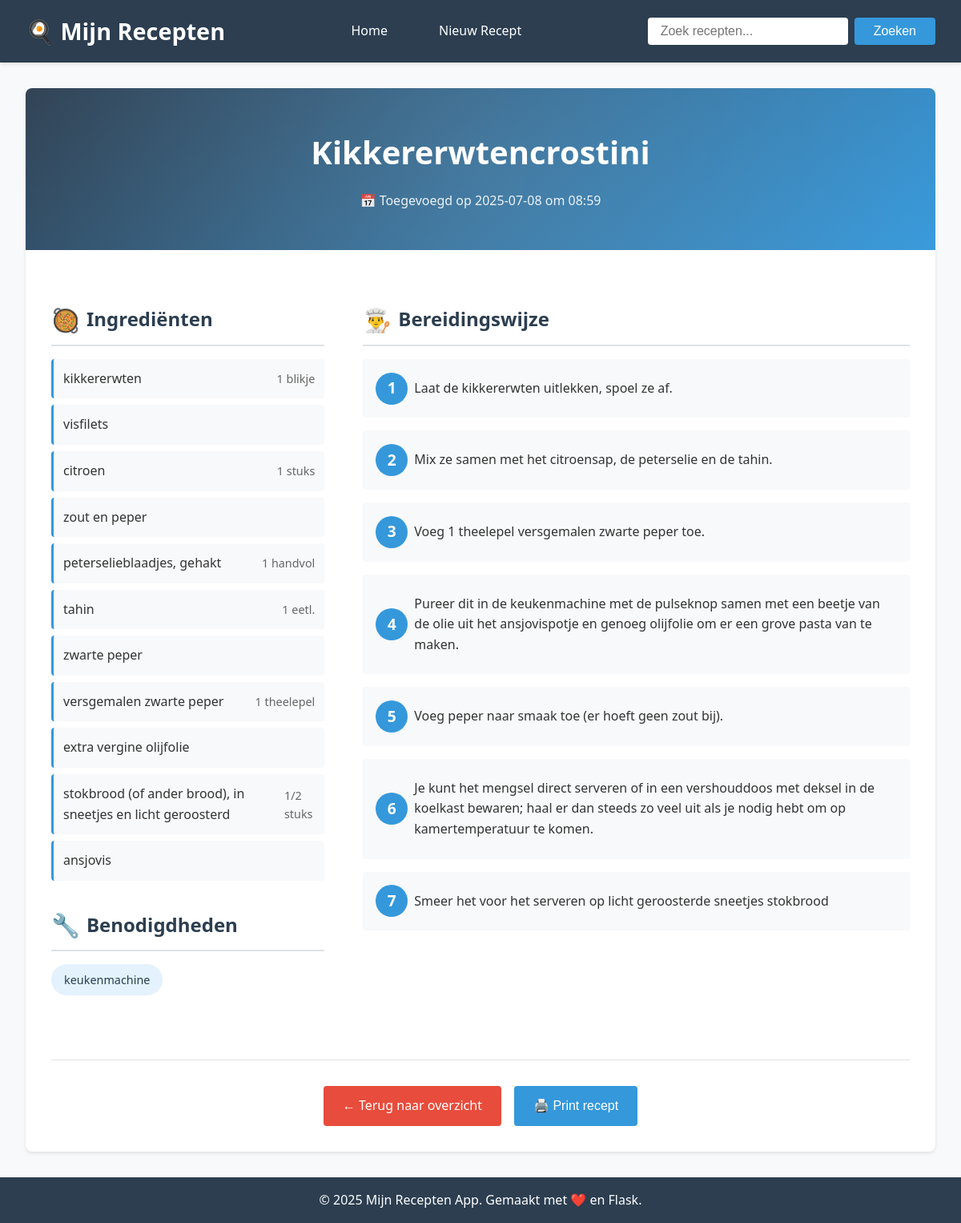
The app's page /recept/4 with its own data.
### tables this page shows
CREATE TABLE recepten (
            id INTEGER PRIMARY KEY AUTOINCREMENT,
            titel TEXT NOT NULL,
            ingredienten TEXT,
            stappen TEXT,
            benodigdheden TEXT,
            originele_bestandsnaam TEXT,
            ruwe_ocr_tekst TEXT,
            timestamp DATETIME DEFAULT CURRENT_TIMESTAMP
        );

### App.py (the view)
@app.route('/recept/<int:id>')
def recept_detail(id):
    conn = get_db_connection()
    recept = conn.execute('SELECT * FROM recepten WHERE id = ?', (id,)).fetchone()
    conn.close()
    if recept is None:
        return "Recept niet gevonden", 404
    ingredienten = json.loads(recept['ingredienten']) if recept['ingredienten'] else []
    stappen = json.loads(recept['stappen']) if recept['stappen'] else []
    benodigdheden = json.loads(recept['benodigdheden']) if recept['benodigdheden'] else []
    return render_template('recept.html',
                         recept=recept,
                         ingredienten=ingredienten,
                         stappen=stappen,
                         benodigdheden=benodigdheden)

### App.py (called while the page is built)
def get_db_connection():
    conn = sqlite3.connect(DATABASE_PATH)
    conn.row_factory = sqlite3.Row
    return conn

### templates/recept.html (shortened to what this page needs)
{% extends "base.html" %}
{% block content %}
<div class="recipe-container">
    <div class="recipe-header">
        <h1>{{ recept.titel }}</h1>
        <p class="recipe-meta">
            📅 Toegevoegd op {{ recept.timestamp[:10] }} om {{ recept.timestamp[11:16] }}
        </p>
    </div>
    <div class="recipe-content">
        <div class="recipe-grid">
            <div>
                <div class="recipe-section">
                    <h2 class="section-title">
                        <span class="section-icon">🥘</span>
                        Ingrediënten
                    </h2>
                    {% if ingredienten %}
                        <ul class="ingredients-list">
                            {% for ingredient in ingredienten %}
                            <li class="ingredient-item">
                                <span class="ingredient-name">{{ ingredient.naam }}</span>
                                <span class="ingredient-amount">
                                    {% if ingredient.hoeveelheid %}{{ ingredient.hoeveelheid }}{% endif %}
                                    {% if ingredient.eenheid %}{{ ingredient.eenheid }}{% endif %}
                                </span>
                            </li>
                            {% endfor %}
                        </ul>
                    {% else %}
                        <p class="empty-state">Geen ingrediënten beschikbaar</p>
                    {% endif %}
                </div>
                {% if benodigdheden %}
                <div class="recipe-section">
                    <h2 class="section-title">
                        <span class="section-icon">🔧</span>
                        Benodigdheden
                    </h2>
                    <ul class="tools-list">
                        {% for tool in benodigdheden %}
                        <li class="tool-item">{{ tool }}</li>
                        {% endfor %}
                    </ul>
                </div>
                {% endif %}
            </div>
            <div>
                <div class="recipe-section">
                    <h2 class="section-title">
                        <span class="section-icon">👨‍🍳</span>
                        Bereidingswijze
                    </h2>
                    {% if stappen %}
                        <ol class="steps-list">
                            {% for stap in stappen %}
                            <li class="step-item">{{ stap }}</li>
                            {% endfor %}
                        </ol>
                    {% else %}
                        <p class="empty-state">Geen bereidingsstappen beschikbaar</p>
                    {% endif %}
                </div>
            </div>
        </div>
        <div class="recipe-actions">
            <a href="{{ url_for('index') }}" class="btn btn-secondary">← Terug naar overzicht</a>
            <button onclick="window.print()" class="btn">🖨️ Print recept</button>
        </div>
    </div>
</div>
{% endblock %}

### templates/base.html (style rules this page uses)
* { margin: 0; padding: 0; box-sizing: border-box; }
:root { --primary-color: #2c3e50; --secondary-color: #e74c3c; --accent-color: #3498db; --background-color: #f8f9fa; --card-background: #ffffff; --text-color: #333333; --border-color: #dee2e6; --shadow: 0 2px 4px rgba(0,0,0,0.1); --shadow-hover: 0 4px 8px rgba(0,0,0,0.15); }
body { font-family: 'Segoe UI', Tahoma, Geneva, Verdana, sans-serif; background-color: var(--background-color); color: var(--text-color); line-height: 1.6; min-height: 100vh; display: flex; flex-direction: column; }
.btn { display: inline-block; padding: 0.75rem 1.5rem; background-color: var(--accent-color); color: white; text-decoration: none; border-radius: 4px; transition: all 0.3s ease; border: none; cursor: pointer; font-size: 1rem; }
.btn-secondary { background-color: var(--secondary-color); }

### templates/recept.html (style rules this page uses)
.recipe-container { background-color: var(--card-background); border-radius: 8px; box-shadow: var(--shadow); overflow: hidden; animation: fadeIn 0.5s ease; }
.recipe-header { background: linear-gradient(135deg, var(--primary-color), var(--accent-color)); color: white; padding: 3rem 2rem; text-align: center; position: relative; overflow: hidden; }
.recipe-header::before { content: ''; position: absolute; top: -50%; right: -50%; width: 200%; height: 200%; background: radial-gradient(circle, rgba(255,255,255,0.1) 0%, transparent 70%); animation: pulse 4s ease-in-out infinite; }
.recipe-header h1 { font-size: 2.5rem; margin-bottom: 1rem; position: relative; z-index: 1; }
.recipe-meta { font-size: 1rem; opacity: 0.9; position: relative; z-index: 1; }
.recipe-content { padding: 2rem; }
.recipe-grid { display: grid; grid-template-columns: 1fr 2fr; gap: 3rem; margin-top: 2rem; }
.recipe-section { margin-bottom: 2rem; }
.section-title { font-size: 1.5rem; color: var(--primary-color); margin-bottom: 1rem; padding-bottom: 0.5rem; border-bottom: 2px solid var(--border-color); display: flex; align-items: center; gap: 0.5rem; }
.section-icon { font-size: 1.8rem; }
.ingredients-list { list-style: none; padding: 0; }
.ingredient-item { padding: 0.75rem; margin-bottom: 0.5rem; background-color: #f8f9fa; border-radius: 4px; border-left: 3px solid var(--accent-color); transition: all 0.3s ease; display: flex; justify-content: space-between; align-items: center; }
.ingredient-name { font-weight: 500; }
.ingredient-amount { color: #666; font-size: 0.9rem; }
.steps-list { list-style: none; padding: 0; counter-reset: step-counter; }
.step-item { padding: 1.5rem; margin-bottom: 1rem; background-color: #f8f9fa; border-radius: 4px; position: relative; padding-left: 4rem; transition: all 0.3s ease; counter-increment: step-counter; }
.step-item::before { content: counter(step-counter); position: absolute; left: 1rem; top: 50%; transform: translateY(-50%); width: 2.5rem; height: 2.5rem; background-color: var(--accent-color); color: white; border-radius: 50%; display: flex; align-items: center; justify-content: center; font-weight: bold; font-size: 1.2rem; }
.tools-list { display: flex; flex-wrap: wrap; gap: 0.75rem; padding: 0; list-style: none; }
.tool-item { background-color: #e3f2fd; color: var(--primary-color); padding: 0.5rem 1rem; border-radius: 20px; font-size: 0.9rem; transition: all 0.3s ease; }
.recipe-actions { margin-top: 3rem; padding-top: 2rem; border-top: 1px solid var(--border-color); display: flex; gap: 1rem; justify-content: center; }

### records on screen
recepten: titel "Kikkererwtencrostini", timestamp "2025-07-08", timestamp "08:59"

### other values on screen
{{ ingredient.naam }} "kikkererwten" "visfilets" "citroen" "zout en peper" "peterselieblaadjes, gehakt" "tahin" "zwarte peper" "versgemalen zwarte peper" "extra vergine olijfolie" "stokbrood (of ander brood), in sneetjes en licht geroosterd" "ansjovis"
{{ ingredient.hoeveelheid }} "1" "1" "1" "1" "1" "1/2"
{{ ingredient.eenheid }} "blikje" "stuks" "handvol" "eetl." "theelepel" "stuks"
{{ tool }} "keukenmachine"
{{ stap }} "Laat de kikkererwten uitlekken, spoel ze af." "Mix ze samen met het citroensap, de peterselie en de tahin." "Voeg 1 theelepel versgemalen zwarte peper toe." "Pureer dit in de keukenmachine met de pulseknop samen met een beetje van de olie uit het ansjovispotje en genoeg olijfolie om er een grove pasta van te maken." "Voeg peper naar smaak toe (er hoeft geen zout bij)." "Je kunt het mengsel direct serveren of in een vershouddoos met deksel in de koelkast bewaren; haal er dan steeds zo veel uit als je nodig hebt om op kamertemperatuur te komen." "Smeer het voor het serveren op licht geroosterde sneetjes stokbrood"
